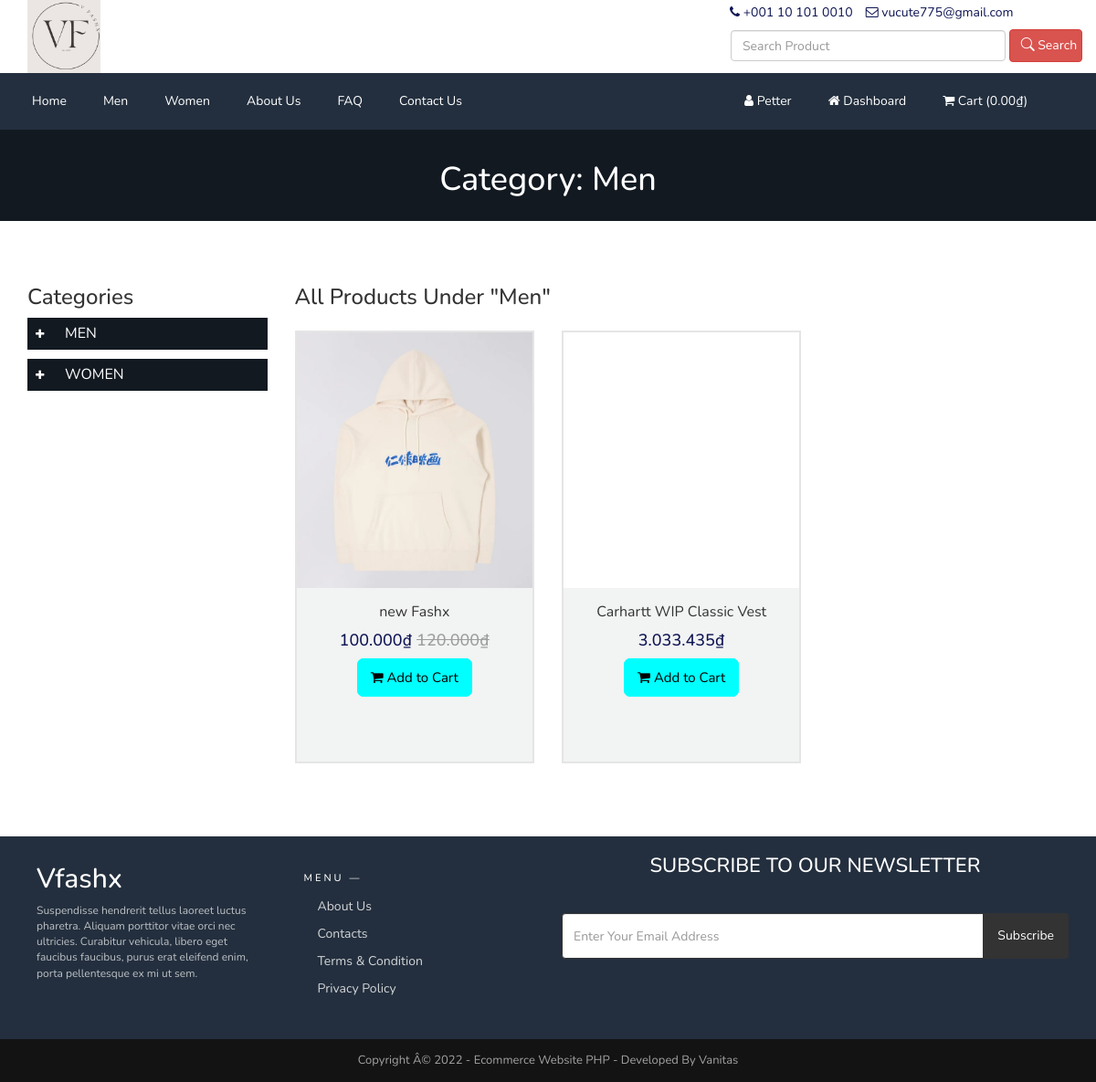
Before: /vfashx/product-category.php?id=1&type=top-category (signed in) with the older database file.
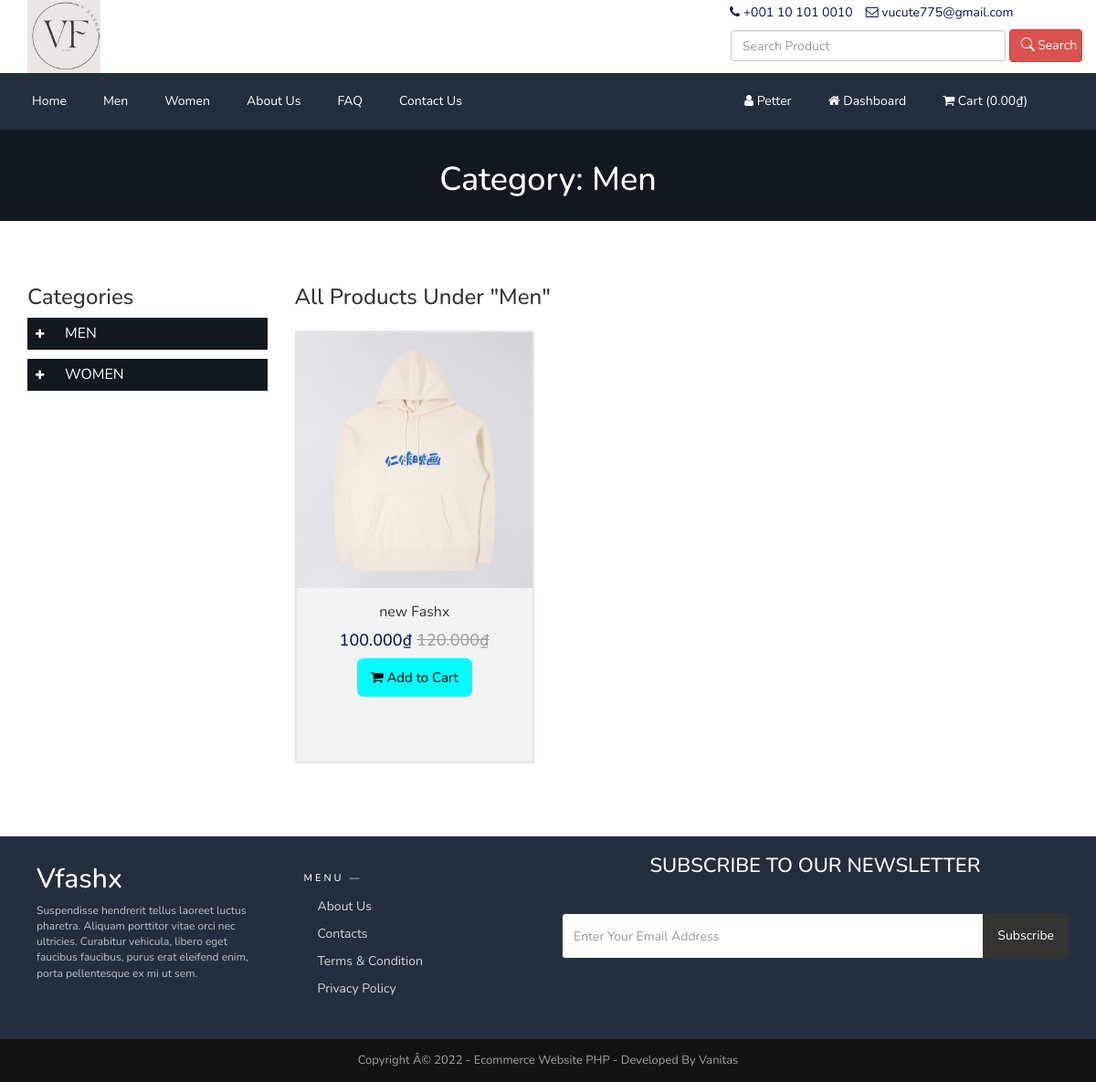
After: the same page with the newer database file.
### tables this page shows
CREATE TABLE `tbl_top_category` (
  `tcat_id` int(11) NOT NULL,
  `tcat_name` varchar(255) NOT NULL,
  `show_on_menu` int(1) NOT NULL
);

CREATE TABLE `tbl_product` (
  `p_id` int(11) NOT NULL,
  `p_name` varchar(255) NOT NULL,
  `p_old_price` varchar(10) NOT NULL,
  `p_current_price` varchar(10) NOT NULL,
  `p_qty` int(10) NOT NULL,
  `p_featured_photo` varchar(255) NOT NULL,
  `p_description` text NOT NULL,
  `p_short_description` text NOT NULL,
  `p_feature` text NOT NULL,
  `p_condition` text NOT NULL,
  `p_return_policy` text NOT NULL,
  `p_total_view` int(11) NOT NULL,
  `p_is_featured` int(1) NOT NULL,
  `p_is_active` int(1) NOT NULL,
  `ecat_id` int(11) NOT NULL
);

### vfashx/sidebar-category.php (the view, shortened to what the changed rows need)
<div id="left" class="span3">
    <ul id="menu-group-1" class="nav menu">
        <?php
            $i=0;
            $statement = $pdo->prepare("SELECT * FROM tbl_top_category WHERE show_on_menu=1");
            $statement->execute();
            $result = $statement->fetchAll(PDO::FETCH_ASSOC);
            foreach ($result as $row) {
                $i++;
                ?>
                <li class="cat-level-1 deeper parent">
                    <a class="" href="product-category.php?id=<?php echo $row['tcat_id']; ?>&type=top-category">
                        <span data-toggle="collapse" data-parent="#menu-group-1" href="#cat-lvl1-id-<?php echo $i; ?>" class="sign"><i class="fa fa-plus"></i></span>
                        <span class="lbl"><?php echo $row['tcat_name']; ?></span>
                    </a>
                </li>
                <?php
            }
        ?>
    </ul>
</div>

### vfashx/header.php (shortened to what the changed rows need)
<?php
include("admin/inc/config.php");
$statement = $pdo->prepare("SELECT * FROM tbl_settings WHERE id=1");
$statement->execute();
$result = $statement->fetchAll(PDO::FETCH_ASSOC);
function curformat($amount)
{
	$amount = explode(".", $amount);
	$whole = $amount[0];
	if (strlen($whole) > 3) {
		$temp = "";
		$j = 0;
		for ($i = strlen($whole) - 1; $i >= 0; $i--) {
			$temp = $whole[$i] . $temp;
			$j++;
			if ($j % 3 == 0 && $i != 0) {
				$temp = "." . $temp;
			}
		}
		$whole = $temp;
	}
	return "$whole";
}
?>
<!DOCTYPE html>
<html lang="en">
<head>
	<link rel="stylesheet" href="assets/css/custom.css">
	<link rel="stylesheet" href="assets/css/bootstrap.min.css">
	<link rel="stylesheet" href="assets/css/font-awesome.min.css">
	<link rel="stylesheet" href="assets/css/owl.carousel.min.css">
	<link rel="stylesheet" href="assets/css/owl.theme.default.min.css">
	<link rel="stylesheet" href="assets/css/jquery.bxslider.min.css">
	<link rel="stylesheet" href="assets/css/magnific-popup.css">
	<link rel="stylesheet" href="assets/css/rating.css">
	<link rel="stylesheet" href="assets/css/spacing.css">
	<link rel="stylesheet" href="assets/css/bootstrap-touch-slider.css">
	<link rel="stylesheet" href="assets/css/animate.min.css">
	<link rel="stylesheet" href="assets/css/tree-menu.css">
	<link rel="stylesheet" href="assets/css/select2.min.css">
	<link rel="stylesheet" href="assets/css/main.css">
	<link rel="stylesheet" href="assets/css/responsive.css">
	<link rel="stylesheet" href="https://cdn.jsdelivr.net/npm/bootstrap-icons@1.10.3/font/bootstrap-icons.css">
</head>
<body>
	<div class="nav">
		<div class="container">
			<div class="row">
				<div class="col-md-8 pl_0 pr_0">
					<div class="menu-container">
						<div class="menu">
							<ul>
								<?php
								$statement = $pdo->prepare("SELECT * FROM tbl_top_category WHERE show_on_menu=1");
								$statement->execute();
								$result = $statement->fetchAll(PDO::FETCH_ASSOC);
								foreach ($result as $row) {
								?>
									<li><a href="product-category.php?id=<?php echo $row['tcat_id']; ?>&type=top-category"><?php echo $row['tcat_name']; ?></a>
											<?php
											$statement1 = $pdo->prepare("SELECT * FROM tbl_mid_category WHERE tcat_id=?");
											$statement1->execute(array($row['tcat_id']));
											$result1 = $statement1->fetchAll(PDO::FETCH_ASSOC);
											foreach ($result1 as $row1) {
											?>
														<?php
														$statement2 = $pdo->prepare("SELECT * FROM tbl_end_category WHERE mcat_id=?");
														$statement2->execute(array($row1['mcat_id']));
														$result2 = $statement2->fetchAll(PDO::FETCH_ASSOC);
														?>
											<?php
											}
											?>
									</li>
								<?php
								}
								?>
							</ul>
						</div>
					</div>
				</div>
			</div>
		</div>
	</div>

### vfashx/product-category.php (shortened to what the changed rows need)
<?php require_once('header.php'); ?>
<?php
$statement = $pdo->prepare("SELECT * FROM tbl_settings WHERE id=1");
$statement->execute();
$result = $statement->fetchAll(PDO::FETCH_ASSOC);
foreach ($result as $row) {
    $banner_product_category = $row['banner_product_category'];
}
?>
<?php
if (!isset($_REQUEST['id']) || !isset($_REQUEST['type'])) {
    header('location: index.php');
    exit;
} else {
    if (($_REQUEST['type'] != 'top-category') && ($_REQUEST['type'] != 'mid-category') && ($_REQUEST['type'] != 'end-category')) {
        header('location: index.php');
        exit;
    } else {
        $statement = $pdo->prepare("SELECT * FROM tbl_top_category");
        $statement->execute();
        $result = $statement->fetchAll(PDO::FETCH_ASSOC);
        foreach ($result as $row) {
            $top[] = $row['tcat_id'];
            $top1[] = $row['tcat_name'];
        }
        $statement = $pdo->prepare("SELECT * FROM tbl_mid_category");
        $statement->execute();
        $result = $statement->fetchAll(PDO::FETCH_ASSOC);
        foreach ($result as $row) {
            $mid[] = $row['mcat_id'];
            $mid2[] = $row['tcat_id'];
        }
        $statement = $pdo->prepare("SELECT * FROM tbl_end_category");
        $statement->execute();
        $result = $statement->fetchAll(PDO::FETCH_ASSOC);
        foreach ($result as $row) {
            $end[] = $row['ecat_id'];
            $end2[] = $row['mcat_id'];
        }
        if ($_REQUEST['type'] == 'top-category') {
            if (!in_array($_REQUEST['id'], $top)) {
                header('location: index.php');
                exit;
            } else {
                for ($i = 0; $i < count($top); $i++) {
                    if ($top[$i] == $_REQUEST['id']) {
                        $title = $top1[$i];
                        break;
                    }
                }
                $arr1 = array();
                $arr2 = array();
                for ($i = 0; $i < count($mid); $i++) {
                    if ($mid2[$i] == $_REQUEST['id']) {
                        $arr1[] = $mid[$i];
                    }
                }
                for ($j = 0; $j < count($arr1); $j++) {
                    for ($i = 0; $i < count($end); $i++) {
                        if ($end2[$i] == $arr1[$j]) {
                            $arr2[] = $end[$i];
                        }
                    }
                }
                $final_ecat_ids = $arr2;
            }
        }
    }
}
?>
<div class="page-banner" style="background-image: url(assets/uploads/<?php echo $banner_product_category; ?>)">
    <div class="inner">
        <h1><?php echo LANG_VALUE_50; ?> <?php echo $title; ?></h1>
    </div>
</div>
<div class="page">
    <div class="container">
        <div class="row">
            <div class="col-md-3">
                <?php require_once('sidebar-category.php'); ?>
            </div>
            <div class="col-md-9">
                <div class="product product-cat">
                    <div class="row">
                        <?php
                        $prod_count = 0;
                        $statement = $pdo->prepare("SELECT * FROM tbl_product");
                        $statement->execute();
                        $result = $statement->fetchAll(PDO::FETCH_ASSOC);
                        foreach ($result as $row) {
                            $prod_table_ecat_ids[] = $row['ecat_id'];
                        }
                        for ($ii = 0; $ii < count($final_ecat_ids); $ii++) :
                            if (in_array($final_ecat_ids[$ii], $prod_table_ecat_ids)) {
                                $prod_count++;
                            }
                        endfor;
                        if ($prod_count == 0) {
                            echo '<div class="pl_15">' . LANG_VALUE_153 . '</div>';
                        } else {
                            for ($ii = 0; $ii < count($final_ecat_ids); $ii++) {
                                $statement = $pdo->prepare("SELECT * FROM tbl_product WHERE ecat_id=? AND p_is_active=?");
                                $statement->execute(array($final_ecat_ids[$ii], 1));
                                $result = $statement->fetchAll(PDO::FETCH_ASSOC);
                                foreach ($result as $row) {
                        ?>
                                    <div class="col-md-4 item item-product-cat">
                                        <div class="inner">
                                            <div class="thumb">
                                                <div class="photo" style="background-image:url(assets/uploads/<?php echo $row['p_featured_photo']; ?>);"></div>
                                            </div>
                                            <div class="text">
                                                <h3><a href="product.php?id=<?php echo $row['p_id']; ?>"><?php echo $row['p_name']; ?></a></h3>
                                                <h4>
                                                    <?php echo curformat($row['p_current_price']); ?><?php echo LANG_VALUE_164; ?>
                                                    <?php if ($row['p_old_price'] != '') : ?>
                                                        <del>
                                                            <?php echo curformat($row['p_old_price']); ?><?php echo LANG_VALUE_164; ?>
                                                        </del>
                                                    <?php endif; ?>
                                                </h4>
                                                <?php if ($row['p_qty'] == 0) : ?>
                                                    <div class="out-of-stock">
                                                        <div class="inner">
                                                            Out Of Stock
                                                        </div>
                                                    </div>
                                                <?php else : ?>
                                                    <p><a href="product.php?id=<?php echo $row['p_id']; ?>"><i class="fa fa-shopping-cart"></i> <?php echo LANG_VALUE_154; ?></a></p>
                                                <?php endif; ?>
                                            </div>
                                        </div>
                                    </div>
                        <?php
                                }
                            }
                        }
                        ?>
                    </div>
                </div>
            </div>
        </div>
    </div>
</div>
<?php require_once('footer.php'); ?>

Changed rows visible on the page:
removed tbl_product: p_name "Carhartt WIP Classic Vest", p_current_price "3.033.435"
